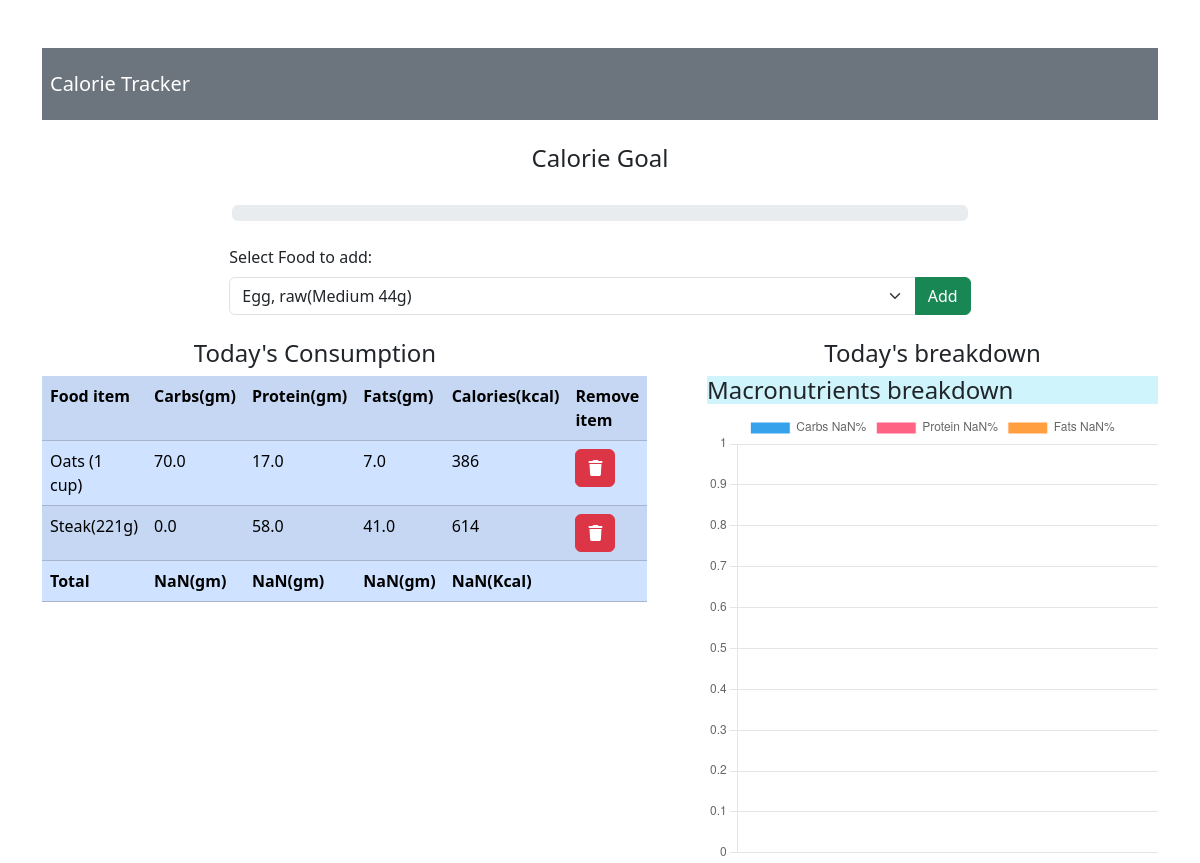
Before: / (signed in) with the older database file.
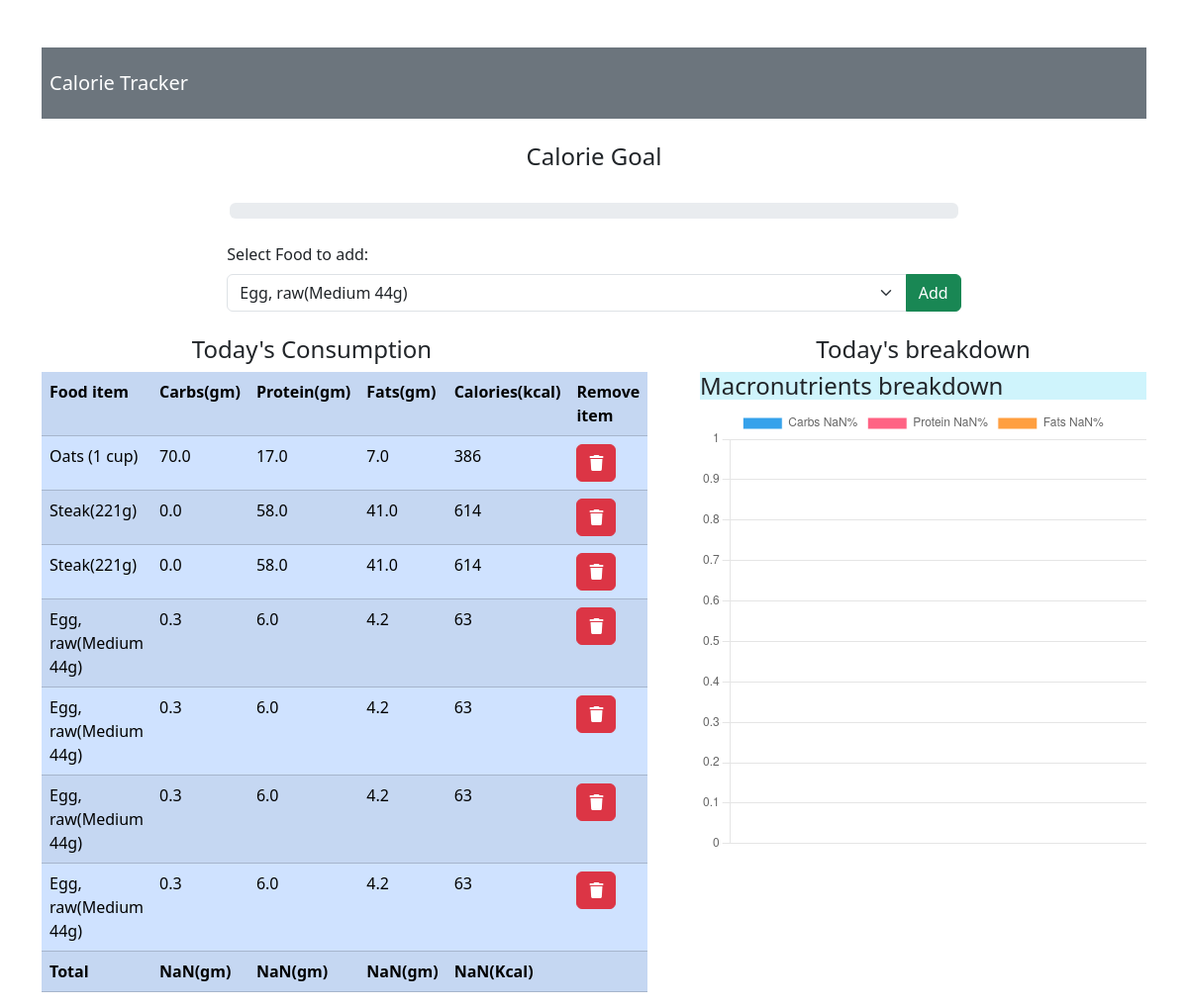
After: the same page with the newer database file.
### app/models.py (models this page shows, shortened)
class Consume(models.Model):
    user = models.ForeignKey(User, on_delete=models.CASCADE)
    food_consumed = models.ForeignKey(Food, on_delete=models.CASCADE)

class Food(models.Model):
    name = models.CharField(max_length=200)
    carbs = models.FloatField()
    protein = models.FloatField()
    fats = models.FloatField()
    calories = models.IntegerField()

### app/views.py (the view)
# urls.py: path('', views.index, name='index'),
def index(request):
    if request.method == 'POST':
        food_consumed = request.POST['food_consumed']
        consume = Food.objects.get(name=food_consumed) #getting the actual food object
        user = request.user
        consume = Consume(user=user, food_consumed=consume)
        consume.save()
        foods = Food.objects.all()
    else:
        foods = Food.objects.all()
    consumed_food = Consume.objects.filter(user=request.user)
    return render(request, 'app/index.html', {'foods':foods, 'consumed_food':consumed_food})

### app/templates/app/index.html (shortened to what this page needs)
<!DOCTYPE html>
<html lang="en">
<head>
    <link href="https://cdn.jsdelivr.net/npm/bootstrap@5.3.3/dist/css/bootstrap.min.css" rel="stylesheet">
</head>
<body>
    <div class="container mt-5">
        <div class="row mb-4">
            <div class="col-md-12">
                <nav class="navbar navbar-dark bg-secondary">
                    <span class="navbar-brand m-lg-2">Calorie Tracker</span>
                </nav>
            </div>
        </div>
        <h4 class="text-center">Calorie Goal</h4>
        <br>
        <div class="row">
            <div class="col-md-8 offset-2">
                <div class="progress">
                </div>
            </div>
        </div>
        <form action="" method="post" class="mb-4 mt-4">
          <div class="row g-2">
            <div class="col-md-8 offset-md-2">
              <label for="food_consumed" class="form-label">Select Food to add:</label>
              <div class="input-group">
                <select name="food_consumed" id="food_consumed" class="form-select">
                  {% for food in foods %}
                    <option value="{{ food.name }}">{{ food.name }}</option>
                  {% endfor %}
                </select>
                <button type="submit" class="btn btn-success">Add</button>
              </div>
            </div>
          </div>
        </form>
        <div class="row">
            <div class="col-md-6">
                <div>
                    <h4 class="text-center">Today's Consumption</h4>
                </div>
                <table id="table" class="table table-striped table-primary">
                    <tr class="bg-primary text-white">
                        <th>Food item</th>
                        <th>Carbs(gm)</th>
                        <th>Protein(gm)</th>
                        <th>Fats(gm)</th>
                        <th>Calories(kcal)</th>
                        <th>Remove item</th>
                    </tr>
                        {% for c in consumed_food %}
                        <tr>
                            <td>{{ c.food_consumed.name }}</td>
                            <td>{{ c.food_consumed.carbs }}</td>
                            <td>{{ c.food_consumed.protein }}</td>
                            <td>{{ c.food_consumed.fats }}</td>
                            <td>{{ c.food_consumed.calories }}</td>
                            <td>
                                <a href="{% url 'delete' c.id %}" class="btn btn-danger">
                                <i class="fas fa-trash"></i>
                                </a>
                            </td>
                        </tr>
                    {% endfor %}
                    <tr>
                        <td id="name"><b>Total</b></td>
                        <td id="totalCarbs"><b></b></td>
                        <td id="totalProtein"><b></b></td>
                        <td id="totalFats"><b></b></td>
                        <td id="totalCalories"><b></b></td>
                        <td></td>
                    </tr>
                </table>
            </div>
            <div class="col-md-5 offset-1">
                <div class="">
                    <h4 class="text-center">Today's breakdown</h4>
                </div>
                <div class="card-header bg-info-subtle">
                    <h4>Macronutrients breakdown</h4>
                </div>
                <div class="col-md-12">
                    <canvas id="myChart"></canvas>
                </div>
            </div>
        </div>
</body>
<script>
    var table = document.getElementById('table');
    var carbs = 0, protein= 0, fats = 0, calories = 0;
    for(var i=1; i<table.rows.length-1;i++){
        carbs += parseFloat(table.rows[i].cells[1].innerHTML);
        carbs = Math.round(carbs);
        protein += parseFloat(table.rows[i].cells[2].innerHTML);
        protein = Math.round(protein);
        fats += parseFloat(table.rows[i].cells[3].innerHTML);
        fats = Math.round(fats);
        calories += parseFloat(table.rows[i].cells[4].innerHTML);
        calories = Math.round(calories);
        document.getElementById('totalCarbs').innerHTML = '<b>' + carbs+'(gm)</b>'
        document.getElementById('totalProtein').innerHTML = '<b>' + protein+'(gm)</b>'
        document.getElementById('totalFats').innerHTML = '<b>' + fats+'(gm)</b>'
        document.getElementById('totalCalories').innerHTML = '<b>' + calories+'(Kcal) </b>'
    }
    var calPer = calories/2000 * 100;
    var progressBar = document.getElementsByClassName("progress-bar")[0];
    progressBar.setAttribute("aria-valuenow", calPer);
    progressBar.style.width = calPer + "%";
    var total = carbs+protein+fats;
    var carbsP = Math.round((carbs/total)*100)
    var proteinP = Math.round((protein/total)*100)
    var fatsP = Math.round((fats/total)*100)
    const ctx = document.getElementById('myChart');
    new Chart(ctx, {
    type: 'doughnut',
    data: {
        labels: ['Carbs '+carbsP+'%', 'Protein '+proteinP+'%', 'Fats '+fatsP+'%'],
        datasets: [{
        label: 'Total',
        data: [carbsP, proteinP, fatsP],
        borderWidth: 1
        }]
    },
    options: {
        scales: {
        y: {
            beginAtZero: true
        }
        }
    }
    });
</script>
</html>

Changed rows visible on the page:
added Consume: food_consumed.name "Steak(221g)", food_consumed.carbs "0.0", food_consumed.protein "58.0", food_consumed.fats "41.0", food_consumed.calories "614"
added Consume: food_consumed.name "Egg, raw(Medium 44g)", food_consumed.carbs "0.3", food_consumed.protein "6.0", food_consumed.fats "4.2", food_consumed.calories "63"
added Consume: food_consumed.name "Egg, raw(Medium 44g)", food_consumed.carbs "0.3", food_consumed.protein "6.0", food_consumed.fats "4.2", food_consumed.calories "63"
added Consume: food_consumed.name "Egg, raw(Medium 44g)", food_consumed.carbs "0.3", food_consumed.protein "6.0", food_consumed.fats "4.2", food_consumed.calories "63"
added Consume: food_consumed.name "Egg, raw(Medium 44g)", food_consumed.carbs "0.3", food_consumed.protein "6.0", food_consumed.fats "4.2", food_consumed.calories "63"
